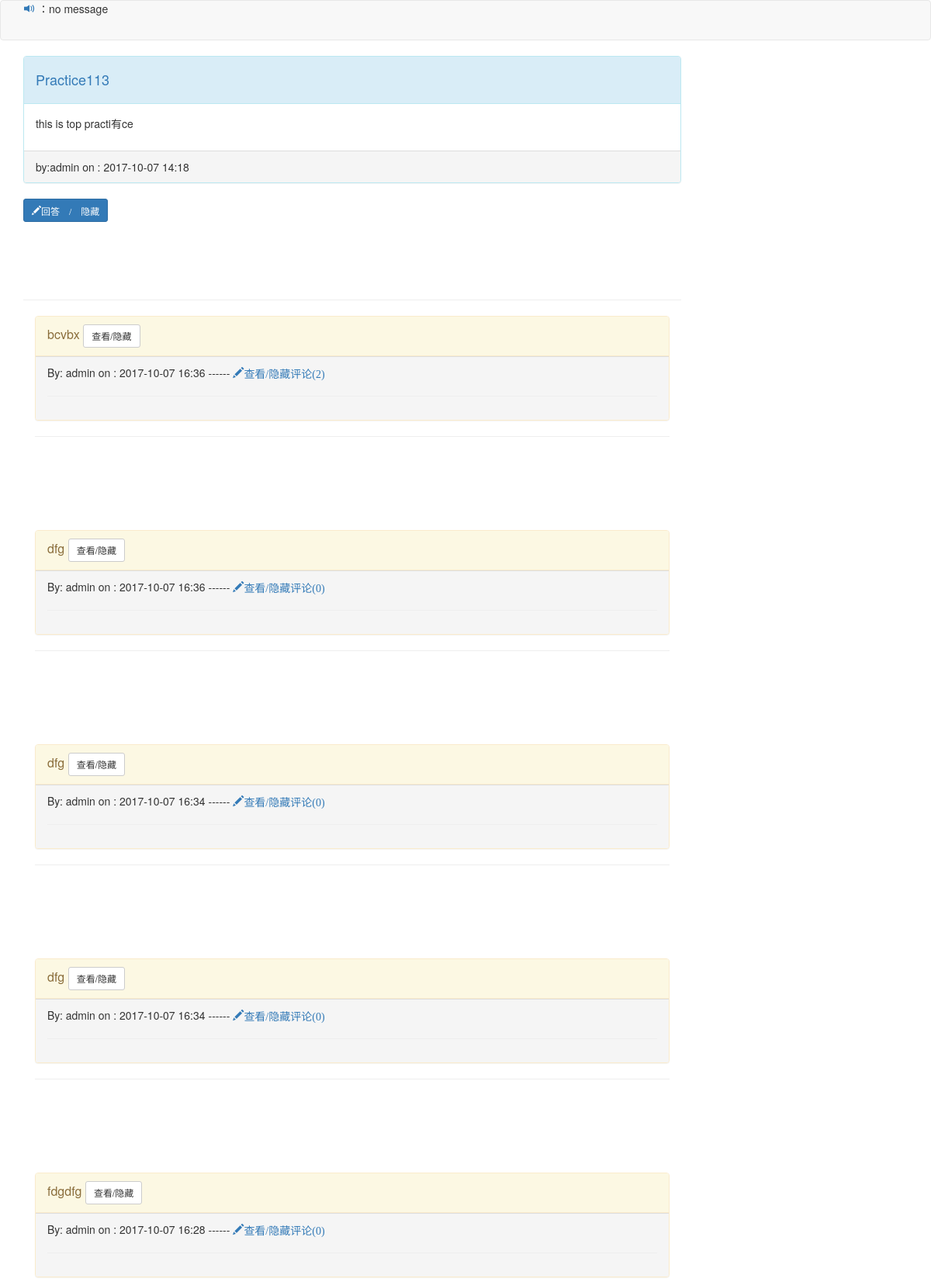
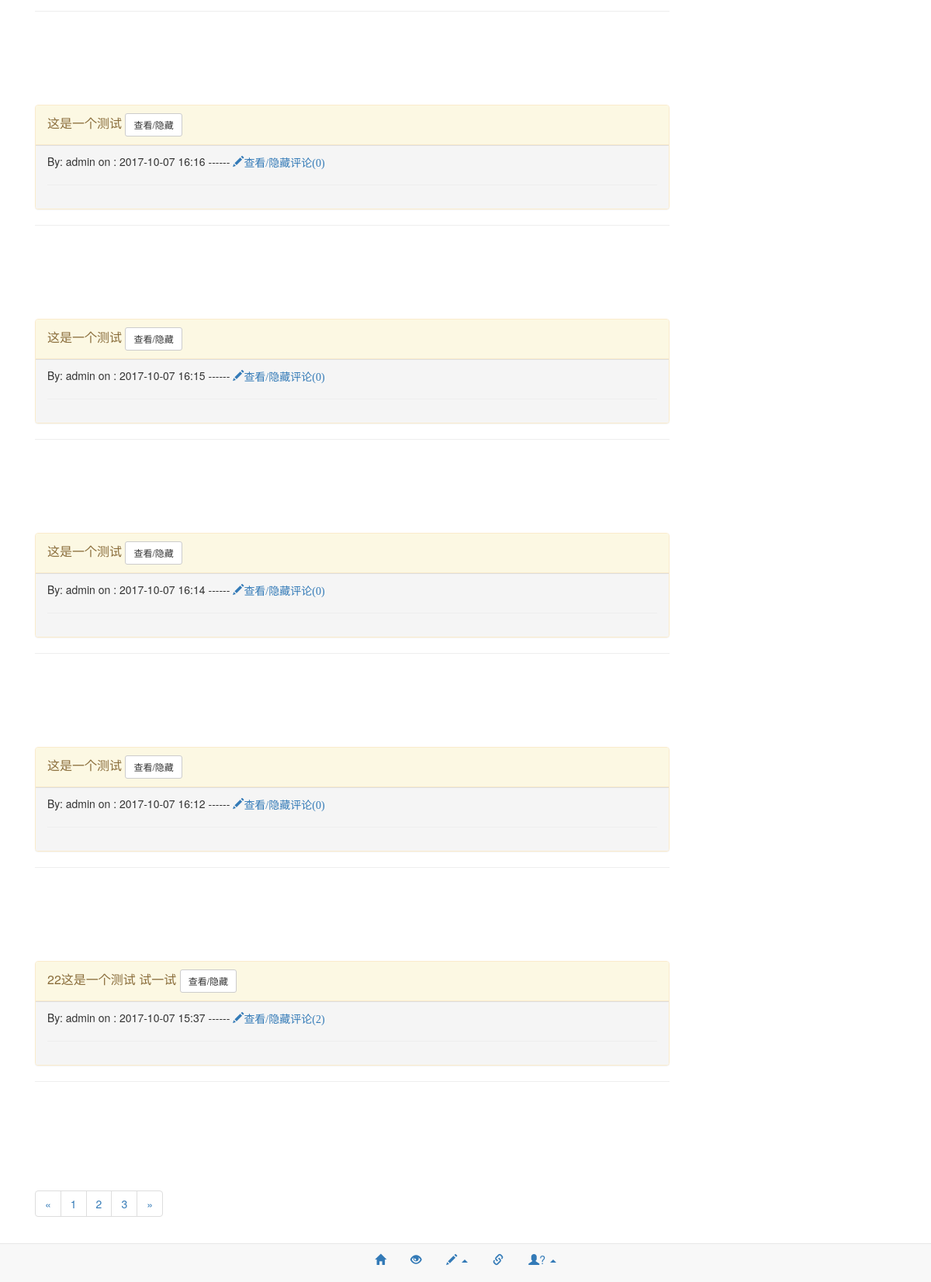
The page /practice/practice/113/1 on the database as committed earlier (2 pictures, top to bottom).
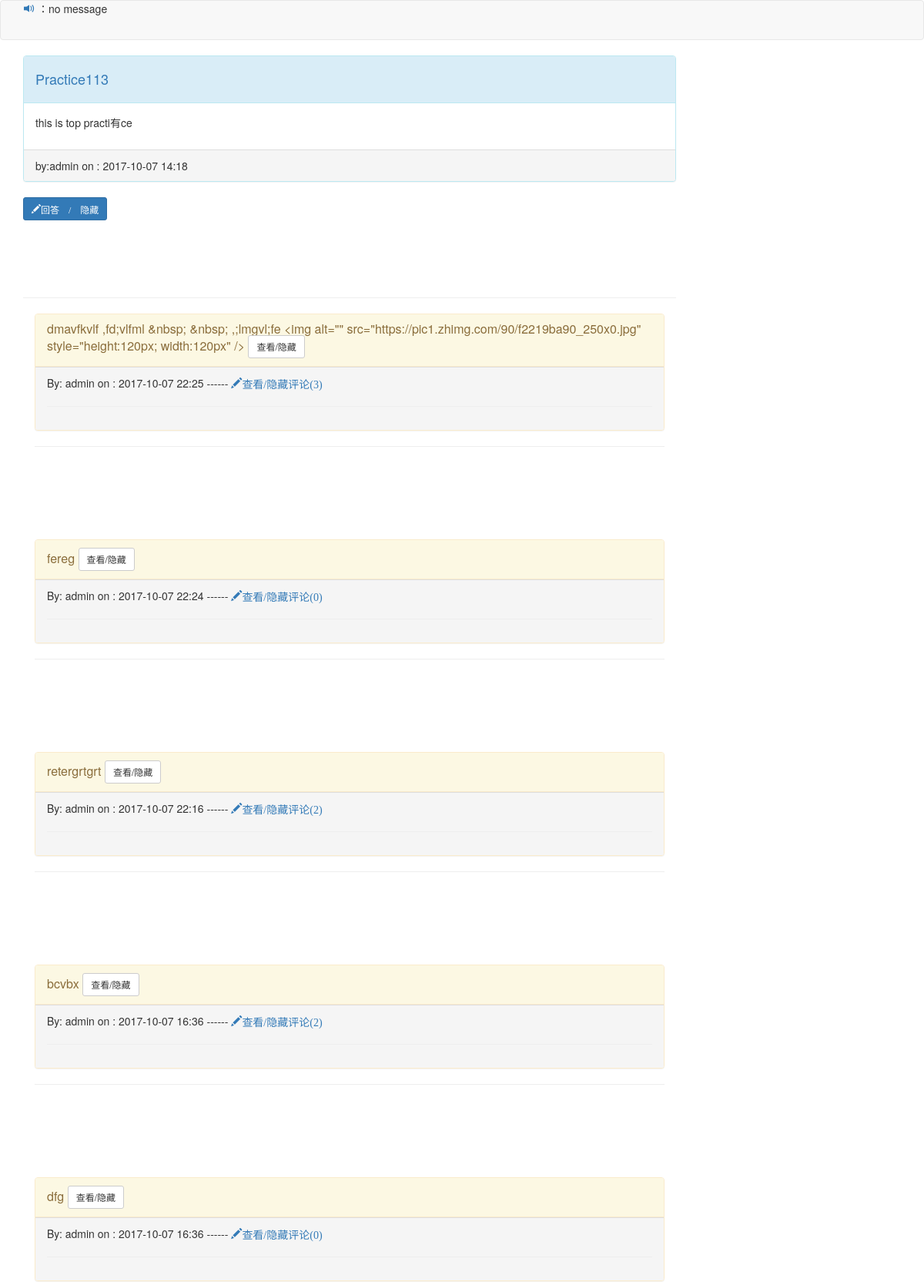
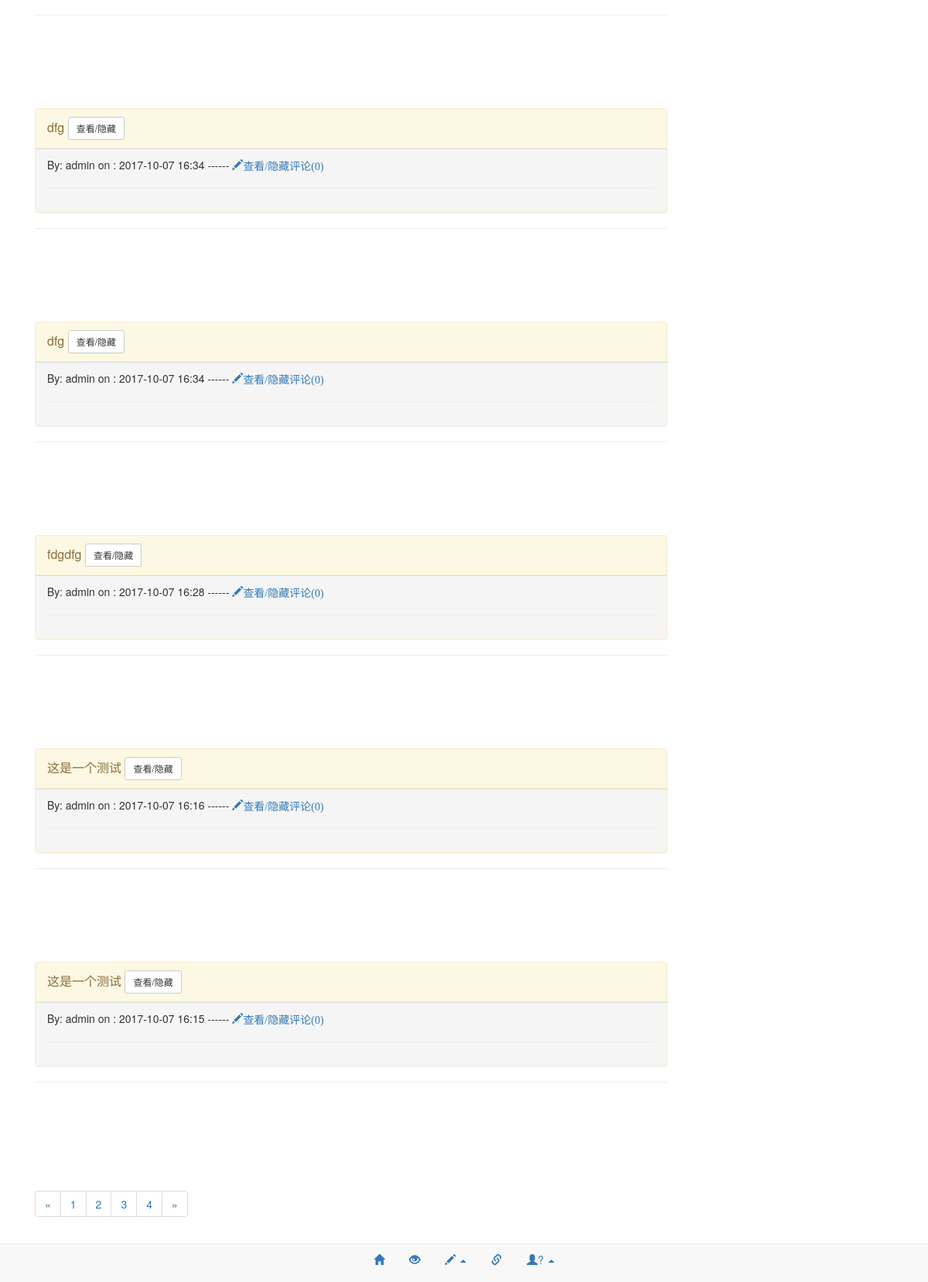
The same page on the database as committed later (2 pictures, top to bottom).
### webapp/models.py (models this page shows, shortened)
class Answer(db.Model):
    id = db.Column(db.Integer(), primary_key=True)
    name = db.Column(db.String(255))
    user_id = db.Column(db.Integer(),
                        db.ForeignKey('user.id'))
    text = db.Column(db.Text())
    date = db.Column(db.DateTime())
    practice_id = db.Column(db.Integer(),
                        db.ForeignKey('practice.id'))
    answer_comments = db.relationship('AnswerComment',
                               backref='answer',
                              lazy='dynamic')

### webapp/controllers/practice.py (the view, shortened to what this page needs)
@practice_blueprint_.route('/practice/<int:practice_id>/<int:page>', methods=['GET','POST'])
def practice(practice_id, page=1):
    form = AnswerForm()
    practice = Practice.query.get_or_404(practice_id)
    answers = practice.answers.order_by(Answer.date.desc()).paginate(page, 10)
    not_viewed_inform_num = get_not_viewed_inform_num()
    note = get_note()
    answer_comment_form = AnswerCommentForm()
    answer_comment_form.text.data = u'输入你的评论'
    return render_template(
        'practice.html',
        g=g,
        practice=practice,
        answers=answers,
        answer_comment_form=answer_comment_form,
        form=form,
        not_viewed_inform_num=not_viewed_inform_num,
        note=note
        )

### webapp/__init__.py (called while the page is built)
def delete_html(string=None):
    for html_tag in ['<p>','</p>','<a>','</a>','<h1>','</h1>','<h2>','<div>','</div>']:
        if string:
            string = string.replace(html_tag,'')
    return string

def deal_time(deal_time=None):
    strings=str(deal_time).split(':')
    strings.pop(-1)
    string = ':'.join(strings)
    return string

def get_text(html=None):
    reg = r'>(.*?)</'
    pattern = re.compile(reg)
    result = pattern.findall(html)
    text = " ".join(result)
    return text

### webapp/controllers/practice.py (called while the page is built)
def get_not_viewed_inform_num():
    try:
        if current_user.username:
            not_viewed_posts = RelatedPost.query.filter_by(is_viewed=False,
                                                         user_id=current_user.id).all()
            return len(not_viewed_posts)
        else:
            return None
    except:
        return None

def get_note():
    try:
        note = Note.query.order_by(Note.publish_date.desc()).limit(1).one()
        return note
    except:
        note = Note()
        note.text = "no message"
        note.publish_date = datetime.datetime.now()
        db.session.add(note)
        db.session.commit()
        get_note()

### webapp/templates/practice/practice.html (shortened to what the changed rows need)
{% macro render_answer_pagination(pagination, route_func, practice_id) %}
    <nav>
        <ul class="pagination">
            {% for page in pagination.iter_pages() %}
                {% if page %}
                    {% if page != pagination.page %}
                        <li><a href="{{ url_for(route_func, page=page, practice_id=practice_id ) }}">{{ page }}</a></li>
                    {% else %}
                        <li><a href="">{{ page }}</a></li>
                    {% endif %}
                {% else %}
                    <li><a>…</a><li>
                {% endif %}
            {% endfor %}
        </ul>
    </nav>
{% endmacro %}
{% extends "base.html" %}
{% block body %}
    <div class="row">
        <div class="col-lg-9">
            <br>
            <br>
            <br>
            <br>
                <div class="col-lg-12">
                    {% if not answers %}
                    <p>该练习还没有人提交解答.</p>
                    {% else %}
                        {% for answer in answers.items %}
                            <div class="panel panel-warning">
                                <div class="panel-heading">
                                    <h4 class="panel-title">
                                        <a data-toggle="collapse" data-parent="#accordion"
                                           href="#{{ answer.id }}" >
                                            {{ answer.text | truncate(250) | get_text}}
                                        <button type="button" class="btn btn-default btn-sm">
                                            <span class="">查看/隐藏</span>
                                        </button>
                                        </a>
                                    </h4>
                                </div>
                               <div class="panel-footer">By: {{ answer.name }}
                                          on : {{ answer.date | deal_time() }}
                                <span>------</span>
                                {% set answer_comments=answer.answer_comments.all() %}
                                <a data-toggle="collapse"
                                    href="#{{ answer.id }}test">
                                <span class="glyphicon glyphicon-pencil">查看/隐藏评论({{ answer_comments | length }})</span>
                                </a>
                                <br>
                                <hr>
                                </div>
                            </div>
                            <hr>
                            <br>
                            <br>
                            <br>
                            <br>
                            <br>
                        {% endfor %}
                    {% endif %}
                    {{ render_answer_pagination(answers, '.practice',practice.id) }}
                </div>
            </div>
        </div>
    </div>
{% endblock %}

Rows that differ between the two databases and show on the page:
no longer on this page (row unchanged): Answer: text|get_text "这是一个测试", name "admin", date|deal_time "2017-10-07 16:14", answer_comments "0"
no longer on this page (row unchanged): Answer: text|get_text "这是一个测试", name "admin", date|deal_time "2017-10-07 16:12", answer_comments "0"
no longer on this page (row unchanged): Answer: text|get_text "22这是一个测试 试一试", name "admin", date|deal_time "2017-10-07 15:37", answer_comments "2"
added Answer: text|get_text "dmavfkvlf ,fd;vlfml &nbsp; &nbsp; ,;lmgvl;fe <img alt=\"\" src=\"https://pic1.zhimg.com/90/f2219ba90_250x0.jpg\" style=\"height:120px; width:120px\" />", name "admin", date|deal_time "2017-10-07 22:25", answer_comments "3"
added Answer: text|get_text "fereg", name "admin", date|deal_time "2017-10-07 22:24", answer_comments "0"
added Answer: text|get_text "retergrtgrt", name "admin", date|deal_time "2017-10-07 22:16", answer_comments "2"
Other text that changed with them:
new list line: "4"
